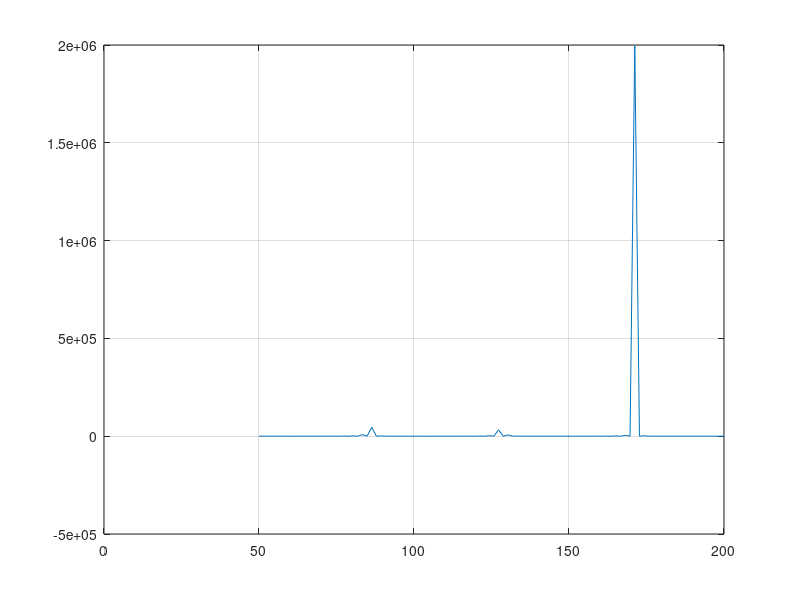

MATLAB code to generate this figure:
%% Assignment 1
% Root Finding
%Q1.
clc
clear all
close all
g=9.8; % in m/s^2
vo=30;% m/s
x=90; % distance to the catcher in "m"
yo=1.8 ; %elevation of thrower's hand in "m"
y=1; % elevation of catcher's hand in "m"
theta=linspace(50,200);
func=y-tan(theta).*x+(g*x^2)./(2*vo^2*(cos(theta)).^2)-yo;
plot(theta,func);
grid on;



